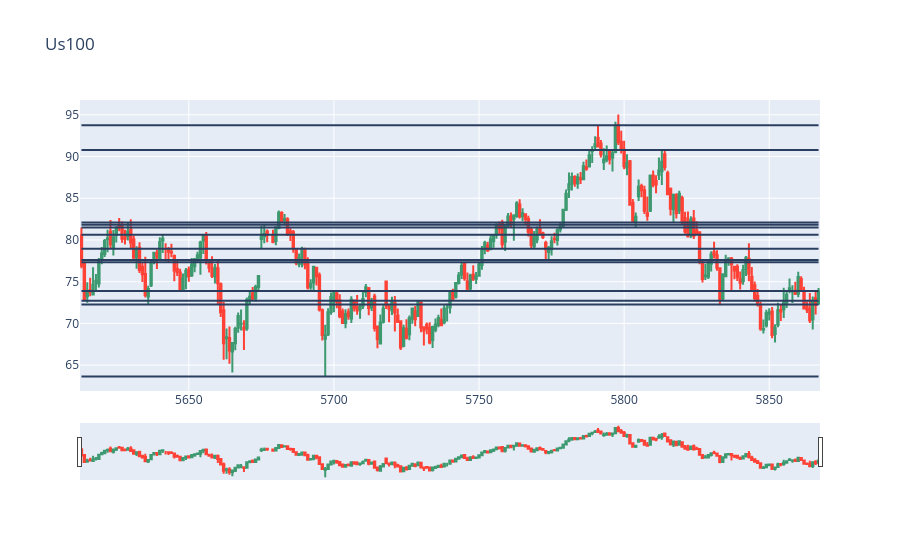

The code cell stored with this chart in its notebook:
### Code cell
s=0
e=len(df)
dfpl=df[s:e]
fig=go.Figure(data=[go.Candlestick(x=dfpl.index,
                                  open=dfpl['open'],
                                  close=dfpl['close'],
                                  low=dfpl['low'],
                                  high=dfpl['high'])])
c=0
for line in sr:
    fig.add_shape(type='line', x0=dfpl.index[s], y0=line[1],
                  x1=dfpl.index[e - 1], y1=line[1])
fig.update_layout(title='Us100')
fig.show()

### Figure 1 — Plotly figure (JSON) as saved in the notebook; plotly's stock layout.template omitted (floating-point values rounded to 4 significant figures; data arrays with more than 128 entries replaced by an {"elided": "..."} marker saying what was removed)
{"data": [{"close": {"elided": "254 float values"}, "high": {"elided": "254 float values"}, "low": {"elided": "254 float values"}, "open": {"elided": "254 float values"}, "type": "candlestick", "x": {"elided": "254 int values"}}], "layout": {"shapes": [{"type": "line", "x0": 5613, "x1": 5867, "y0": 72.25, "y1": 72.25}, {"type": "line", "x0": 5613, "x1": 5867, "y0": 80.62, "y1": 80.62}, {"type": "line", "x0": 5613, "x1": 5867, "y0": 81.81, "y1": 81.81}, {"type": "line", "x0": 5613, "x1": 5867, "y0": 63.64, "y1": 63.64}, {"type": "line", "x0": 5613, "x1": 5867, "y0": 73.89, "y1": 73.89}, {"type": "line", "x0": 5613, "x1": 5867, "y0": 72.72, "y1": 72.72}, {"type": "line", "x0": 5613, "x1": 5867, "y0": 77.33, "y1": 77.33}, {"type": "line", "x0": 5613, "x1": 5867, "y0": 78.95, "y1": 78.95}, {"type": "line", "x0": 5613, "x1": 5867, "y0": 77.59, "y1": 77.59}, {"type": "line", "x0": 5613, "x1": 5867, "y0": 93.74, "y1": 93.74}, {"type": "line", "x0": 5613, "x1": 5867, "y0": 81.5, "y1": 81.5}, {"type": "line", "x0": 5613, "x1": 5867, "y0": 90.78, "y1": 90.78}, {"type": "line", "x0": 5613, "x1": 5867, "y0": 82.08, "y1": 82.08}], "title": {"text": "Us100"}}}
